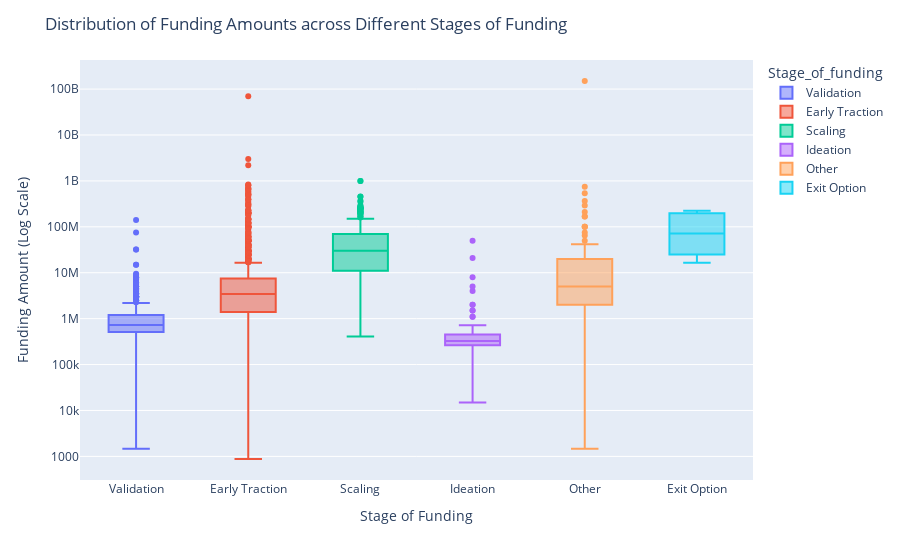

The cell this chart's notebook holds for it:
### Markdown cell above
# QUESTION ONE

##### HOW DOES THE DISTRIBUTION OF FUNDING AMOUNTS VARY ACROSS DIFFERENT STAGES OF FUNDING? ARE THERE ANY OUTLIERS IN THE FUNDING AMOUNT WITHIN EACH STAGE?

### Code cell
# Create a boxplot
fig = px.box(master_df, x="Stage_of_funding", y="Amount", color="Stage_of_funding")
fig.update_layout(title="Distribution of Funding Amounts across Different Stages of Funding",
                  xaxis_title="Stage of Funding",
                  yaxis_title="Funding Amount (Log Scale)",
                   yaxis_type="log") # Set the y-axis scale to logarithmic
fig.show()

### Figure 1 — Plotly figure (JSON) as saved in the notebook; plotly's stock layout.template omitted (floating-point values rounded to 4 significant figures; data arrays with more than 128 entries replaced by an {"elided": "..."} marker saying what was removed)
{"data": [{"alignmentgroup": "True", "hovertemplate": "Stage_of_funding=%{x}<br>Amount=%{y}<extra></extra>", "legendgroup": "Validation", "marker": {"color": "#636efa"}, "name": "Validation", "notched": false, "offsetgroup": "Validation", "orientation": "v", "showlegend": true, "type": "box", "x": {"elided": "689 str values"}, "x0": " ", "xaxis": "x", "y": {"elided": "689 int values"}, "y0": " ", "yaxis": "y"}, {"alignmentgroup": "True", "hovertemplate": "Stage_of_funding=%{x}<br>Amount=%{y}<extra></extra>", "legendgroup": "Early Traction", "marker": {"color": "#EF553B"}, "name": "Early Traction", "notched": false, "offsetgroup": "Early Traction", "orientation": "v", "showlegend": true, "type": "box", "x": {"elided": "1398 str values"}, "x0": " ", "xaxis": "x", "y": {"elided": "1398 int values"}, "y0": " ", "yaxis": "y"}, {"alignmentgroup": "True", "hovertemplate": "Stage_of_funding=%{x}<br>Amount=%{y}<extra></extra>", "legendgroup": "Scaling", "marker": {"color": "#00cc96"}, "name": "Scaling", "notched": false, "offsetgroup": "Scaling", "orientation": "v", "showlegend": true, "type": "box", "x": {"elided": "347 str values"}, "x0": " ", "xaxis": "x", "y": {"elided": "347 int values"}, "y0": " ", "yaxis": "y"}, {"alignmentgroup": "True", "hovertemplate": "Stage_of_funding=%{x}<br>Amount=%{y}<extra></extra>", "legendgroup": "Ideation", "marker": {"color": "#ab63fa"}, "name": "Ideation", "notched": false, "offsetgroup": "Ideation", "orientation": "v", "showlegend": true, "type": "box", "x": ["Ideation", "Ideation", "Ideation", "Ideation", "Ideation", "Ideation", "Ideation", "Ideation", "Ideation", "Ideation", "Ideation", "Ideation", "Ideation", "Ideation", "Ideation", "Ideation", "Ideation", "Ideation", "Ideation", "Ideation", "Ideation", "Ideation", "Ideation", "Ideation", "Ideation", "Ideation", "Ideation", "Ideation", "Ideation", "Ideation", "Ideation", "Ideation", "Ideation", "Ideation", "Ideation", "Ideation", "Ideation", "Ideation", "Ideation", "Ideation", "Ideation", "Ideation", "Ideation", "Ideation", "Ideation", "Ideation", "Ideation", "Ideation", "Ideation", "Ideation", "Ideation", "Ideation", "Ideation", "Ideation", "Ideation", "Ideation", "Ideation", "Ideation", "Ideation", "Ideation", "Ideation", "Ideation", "Ideation", "Ideation", "Ideation", "Ideation", "Ideation", "Ideation", "Ideation", "Ideation", "Ideation", "Ideation", "Ideation", "Ideation", "Ideation", "Ideation"], "x0": " ", "xaxis": "x", "y": [100000, 100000, 100000, 15000, 20000, 50000000, 100000, 100000, 270000, 270000, 270000, 270000, 40000, 500000, 200000, 1100000, 100000, 270000, 270000, 270000, 270000, 270000, 270000, 270000, 270000, 2000000, 150000, 350000, 350000, 400000, 500000, 400000, 200000, 300000, 4000000, 225000, 235000, 260000, 260000, 300000, 350000, 350000, 350000, 720000, 330000, 330000, 350000, 350000, 350000, 350000, 620000, 500000, 350000, 1500000, 300000, 350000, 350000, 300000, 2000000, 300000, 300000, 100000, 21000000, 500000, 5000000, 200000, 400000, 550000, 1500000, 200000, 350000, 600000, 340000, 1100000, 8000000, 320000], "y0": " ", "yaxis": "y"}, {"alignmentgroup": "True", "hovertemplate": "Stage_of_funding=%{x}<br>Amount=%{y}<extra></extra>", "legendgroup": "Other", "marker": {"color": "#FFA15A"}, "name": "Other", "notched": false, "offsetgroup": "Other", "orientation": "v", "showlegend": true, "type": "box", "x": ["Other", "Other", "Other", "Other", "Other", "Other", "Other", "Other", "Other", "Other", "Other", "Other", "Other", "Other", "Other", "Other", "Other", "Other", "Other", "Other", "Other", "Other", "Other", "Other", "Other", "Other", "Other", "Other", "Other", "Other", "Other", "Other", "Other", "Other", "Other", "Other", "Other", "Other", "Other", "Other", "Other", "Other", "Other", "Other", "Other", "Other", "Other", "Other", "Other", "Other", "Other", "Other", "Other", "Other", "Other", "Other", "Other", "Other", "Other", "Other", "Other", "Other", "Other", "Other", "Other", "Other", "Other", "Other", "Other", "Other", "Other", "Other", "Other", "Other", "Other", "Other"], "x0": " ", "xaxis": "x", "y": [742000000, 14617468, 36543670, 540000000, 3800541, 1461, 41900000, 167100000.0, 210000000, 17540, 22000000, 292349363, 65000000, 167100000.0, 2700000, 3800541, 1300000, 3800541, 3800541, 40000, 365000000, 7800000, 1500000, 100000000, 5000000, 2000000, 75000000, 1000000, 6000000, 1500000, 4000000, 2000000, 5000000, 4000000, 500000, 10000000, 20000000, 2000000, 1300000, 2000000, 8090000, 5040000, 360000, 5000000, 8000000, 682000, 15000000, 150000000000, 500000, 20000000, 3000000, 30000000, 10000000, 1000000, 1000000, 10000000, 6000000, 10000000, 10000000, 6000000, 100000000, 8200000, 100000000, 2000000, 4000000, 3000000, 10000000, 5000000, 10000000, 3000000, 50000000, 6000000, 3000000, 1000000, 2000000, 500000], "y0": " ", "yaxis": "y"}, {"alignmentgroup": "True", "hovertemplate": "Stage_of_funding=%{x}<br>Amount=%{y}<extra></extra>", "legendgroup": "Exit Option", "marker": {"color": "#19d3f3"}, "name": "Exit Option", "notched": false, "offsetgroup": "Exit Option", "orientation": "v", "showlegend": true, "type": "box", "x": ["Exit Option", "Exit Option", "Exit Option", "Exit Option", "Exit Option", "Exit Option", "Exit Option", "Exit Option"], "x0": " ", "xaxis": "x", "y": [29234936, 30000000, 113300000.0, 224992070, 185000000, 210000000, 16517739, 20464455], "y0": " ", "yaxis": "y"}], "layout": {"boxmode": "overlay", "legend": {"title": {"text": "Stage_of_funding"}, "tracegroupgap": 0}, "margin": {"t": 60}, "title": {"text": "Distribution of Funding Amounts across Different Stages of Funding"}, "xaxis": {"anchor": "y", "categoryarray": ["Validation", "Early Traction", "Scaling", "Ideation", "Other", "Exit Option"], "categoryorder": "array", "domain": [0, 1], "title": {"text": "Stage of Funding"}}, "yaxis": {"anchor": "x", "domain": [0, 1], "title": {"text": "Funding Amount (Log Scale)"}, "type": "log"}}}
